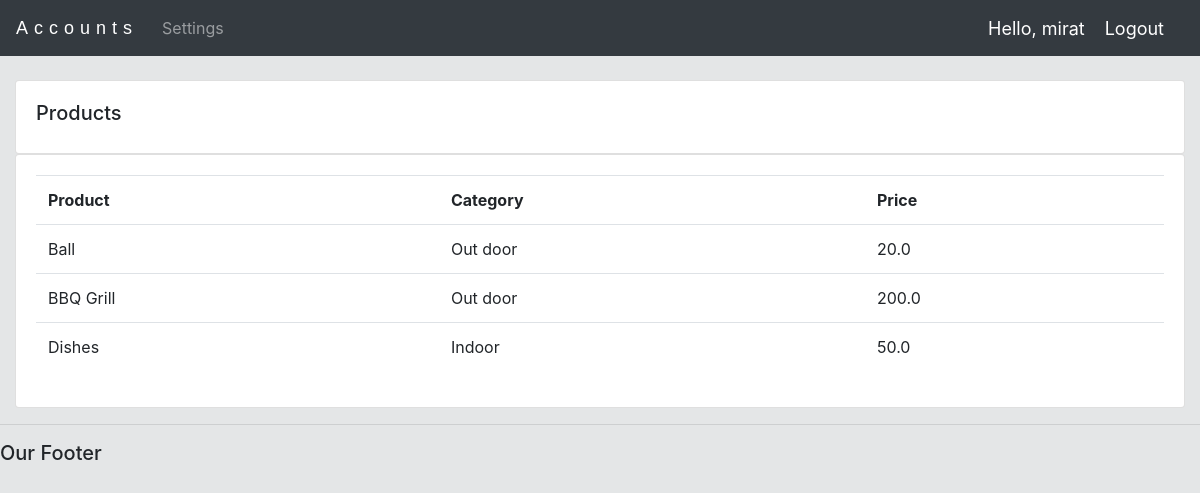
The app's page /products/ (signed in) with its own data.
### accounts/models.py (models this page shows, shortened)
class Product(models.Model):
  CATEGORY = (
    ('Indoor', 'Indoor'),
    ('Out door', 'Out door'),
  )
  name = models.CharField(max_length=200, null=True)
  price = models.FloatField(null=True)
  category = models.CharField(max_length=200, null=True, choices=CATEGORY)
  description = models.CharField(max_length=200, null=True, blank=True)
  date_created = models.DateTimeField(auto_now_add=True, null=True)
  tag = models.ManyToManyField(Tag)

### accounts/decorators.py (the view)
    def wrapper_func1(request, *args, **kwargs):
      group = None
      if request.user.groups.exists():
        group = request.user.groups.all()[0].name
      if group in allowed_roles:
        return view_func(request, *args, **kwargs)
      else:
        return HttpResponse('You are not authorized to view this page.')

### accounts/views.py (called while the page is built)
@login_required(login_url='login')
@allowed_users(allowed_roles=['customer'])
def products(request):
  products = Product.objects.all()
  context = {'products': products}
  return render(request, 'accounts/products.html', context)

### accounts/templates/accounts/products.html
{% extends 'accounts/main.html' %}
{% block content %}
<br>
<div class="row">
  <div class="col-md">
    <div class="card card-body">
      <h5>Products</h5>
    </div>
    <div class="card card-body">
      <table class="table">
        <tr>
          <th>Product</th>
          <th>Category</th>
          <th>Price</th>
        </tr>
          {% for product in products %}
          <tr>
            <td>{{product.name}}</td>
            <td>{{product.category}}</td>
            <td>{{product.price}}</td>
          </tr>
          {% endfor %}
      </table>
    </div>
  </div>
</div>
{% endblock content %}

### accounts/templates/accounts/navbar.html (shortened to what this page needs)
<nav class="navbar navbar-expand-lg navbar-dark bg-dark">
  <a class="navbar-brand" id="logo" href="{% url 'home' %}">Accounts</a>
  <div class="collapse navbar-collapse" id="navbarNavAltMarkup">
    <div class="navbar-nav">
      {% if request.user.is_staff %}
      <a class="nav-item nav-link active" href="{% url 'home' %}">Dashboard</a>
      <a class="nav-item nav-link" href="{% url 'products' %}">Products</a>
      {% else %}
      <li class="nav-item">
      <a href="{% url 'account' %}" class="nav-link">Settings</a>
      </li>
      {% endif %}
    </div>
  </div>
  <span class="hello-msg">Hello, {{ request.user }}</span>
  <span><a class="hello-msg" href="{% url 'logout' %}" class="">Logout</a></span>
</nav>

### static/css/base.css (style rules this page uses)
body { background-color: rgb(228, 230, 231); }
#logo { font-size: 18px; letter-spacing: 6px; font-family: "Comic Sans MS", cursive, sans-serif; }

### accounts/templates/accounts/navbar.html (style rules this page uses)
.hello-msg { font-size: 18px; color: #fff; margin-right: 20px; }

### records on screen
Product: name "Ball", category "Out door", price "20.0"
Product: name "BBQ Grill", category "Out door", price "200.0"
Product: name "Dishes", category "Indoor", price "50.0"

### other values on screen
{{ request.user }} "mirat"
